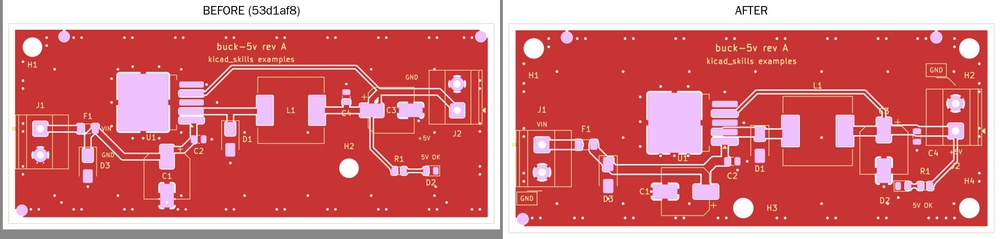
#> input picture pr-images/buck-5v-board-front.jpg, 1000 x 239 px, shrunk from 2816 x 674 before the run
$ python -i update_example_images.py   (imports and definitions only)
#> lines starting #> are read from the running program, lines starting #| are printed output that depends on the picture
#> further down, picture is the input picture: PIL image 1000x239 RGB; mean R, G, B 213.2, 117, 119.8
#!/usr/bin/env python3
"""Prepare README images from actual KiCad PNG renders, without redrawing copper."""

import argparse
from pathlib import Path

from PIL import Image, ImageChops, ImageOps


def crop_page(image: Image.Image) -> Image.Image:
    image = image.convert("RGB")
    ink = ImageChops.difference(image, Image.new("RGB", image.size, "white"))
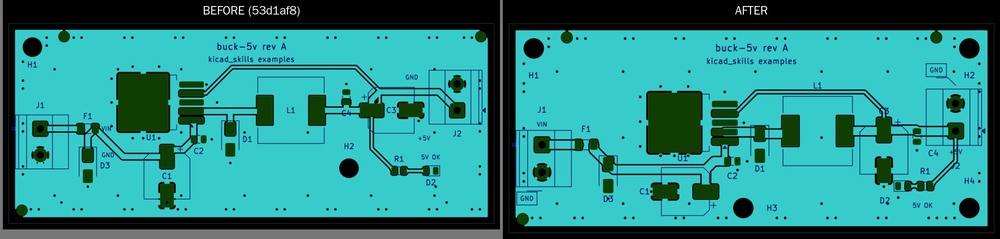
#> ink: PIL image 1000x239 RGB; mean R, G, B 41.8, 138, 135.2
    bbox = ink.convert("L").point(lambda value: 255 if value > 12 else 0).getbbox()
#> bbox = (0, 0, 995, 239)
    if bbox is None:
        raise ValueError("refusing an empty render")
    return ImageOps.expand(image.crop(bbox), border=12, fill="white")
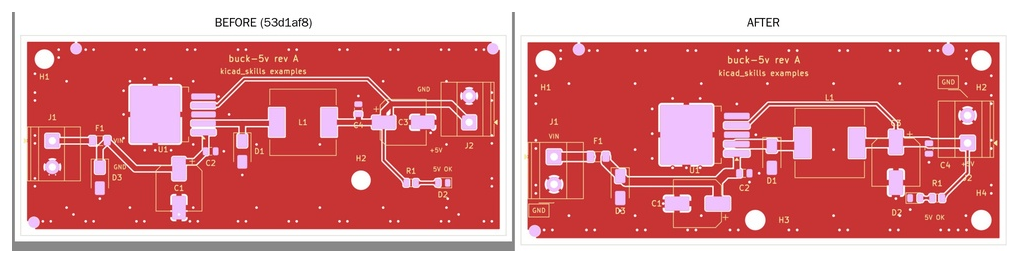
#> returned value: PIL image 1019x263 RGB; mean R, G, B 217.8, 131.9, 134.4


def main():
    parser = argparse.ArgumentParser(description=__doc__)
    parser.add_argument(
        "rendered", type=Path, help="variant directory containing pcb/ and schematic/"
    )
    parser.add_argument("images", type=Path)
    parser.add_argument("variant", choices=("reviewed", "as-generated"))
    args = parser.parse_args()
    files = [
        ("schematic/sheet.png", "schematic"),
        ("pcb/front.png", "board-front"),
        ("pcb/back.png", "board-back"),
    ]
    if args.variant == "reviewed":
        files += [
            (f"pcb/layer-In{i}_Cu.png", f"board-in{i}")
            for i in (1, 2)
            if (args.rendered / f"pcb/layer-In{i}_Cu.png").exists()
        ]
    for source, _ in files:
        if not (args.rendered / source).is_file():
            parser.error(f"missing render: {args.rendered / source}")
    args.images.mkdir(parents=True, exist_ok=True)
    for source, name in files:
        with Image.open(args.rendered / source) as image:
            cropped = crop_page(image)
        target = args.images / f"{name}-{args.variant}.jpg"
        cropped.save(target, quality=95, subsampling=0, optimize=True)
        print(target)


# [2 lines not run here, left out]

>>> from PIL import Image
>>> picture = Image.open('../pr-images/buck-5v-board-front.jpg')
>>> result = crop_page(picture)

$ run again, on pr-images/fpga-audio-board-front.jpg
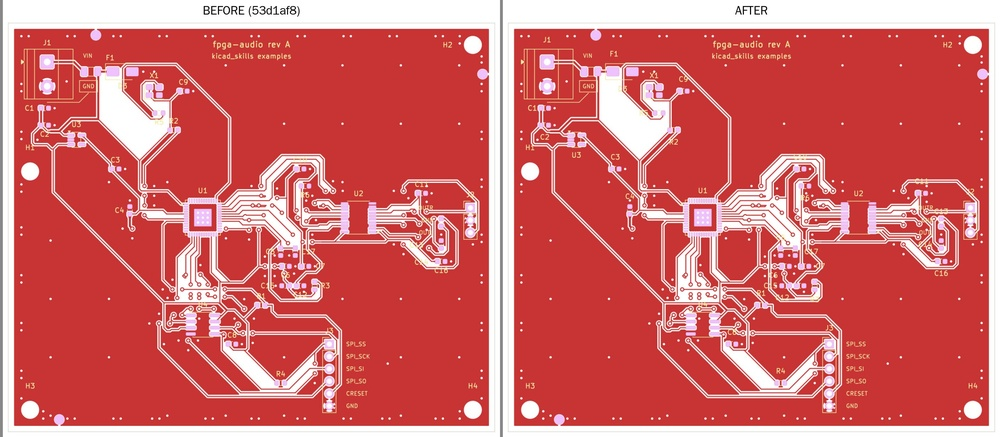
#> input picture pr-images/fpga-audio-board-front.jpg, 1000 x 437 px, shrunk from 2816 x 1231 before the run
#> picture is the input picture: PIL image 1000x437 RGB; mean R, G, B 210.6, 103.8, 104
#> in crop_page, `ink = ImageChops.difference(image, Image.new("RGB", image.size, "white..`:
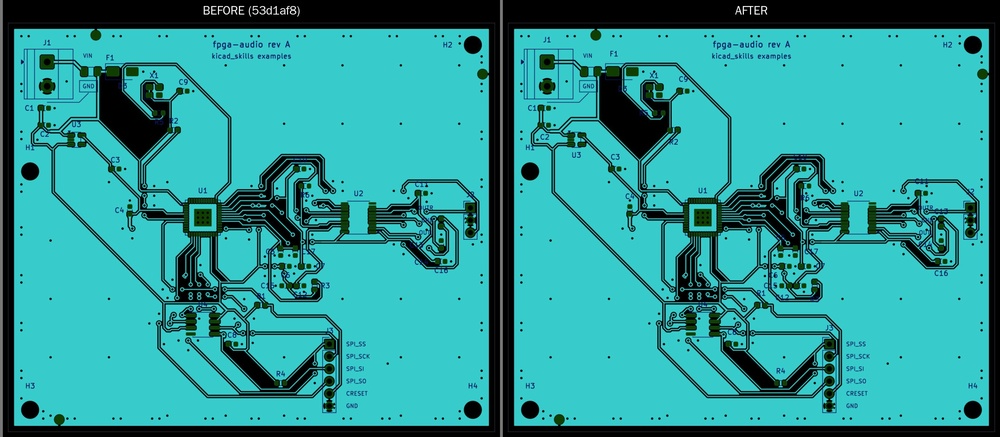
#> ink: PIL image 1000x437 RGB; mean R, G, B 44.4, 151.2, 151
#> bbox = (0, 0, 995, 437)
#> in crop_page, `return ImageOps.expand(image.crop(bbox), border=12, fill="white")`:
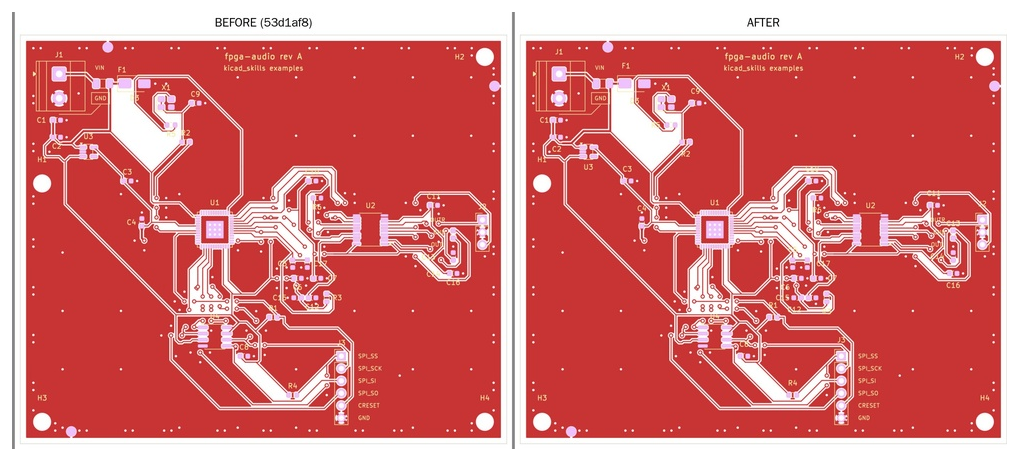
#> returned value: PIL image 1019x461 RGB; mean R, G, B 213.7, 114.3, 114.5

$ run again, on pr-images/motor-driver-board-front.jpg
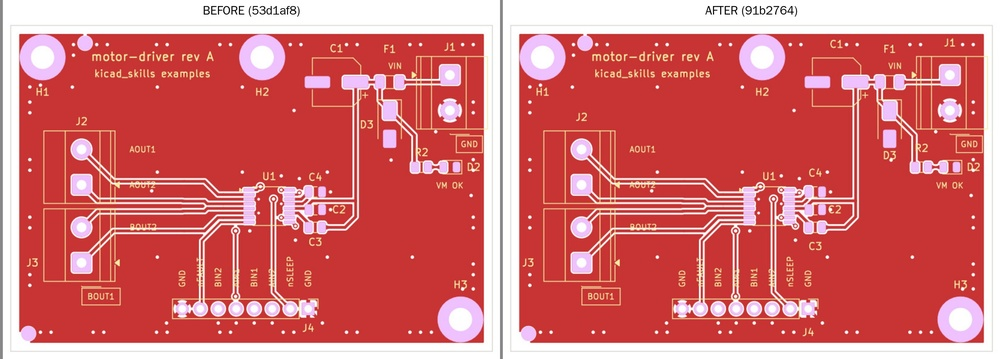
#> input picture pr-images/motor-driver-board-front.jpg, 1000 x 359 px, shrunk from 2816 x 1011 before the run
#> picture is the input picture: PIL image 1000x359 RGB; mean R, G, B 213.5, 112.5, 113.6
#> in crop_page, `ink = ImageChops.difference(image, Image.new("RGB", image.size, "white..`:
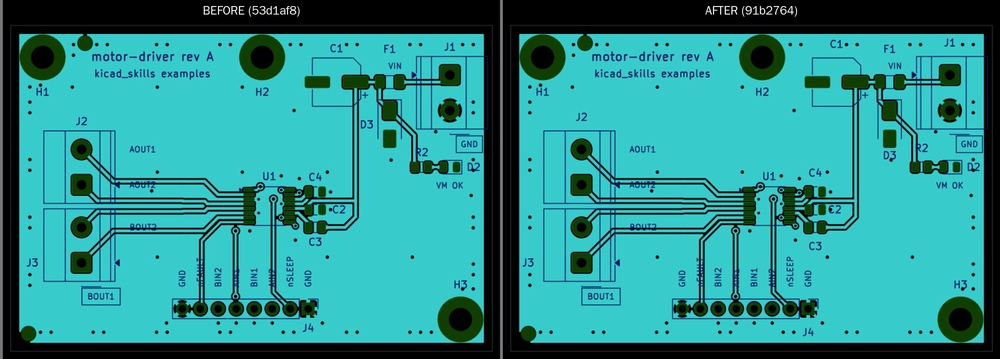
#> ink: PIL image 1000x359 RGB; mean R, G, B 41.5, 142.5, 141.4
#> bbox = (0, 0, 993, 359)
#> in crop_page, `return ImageOps.expand(image.crop(bbox), border=12, fill="white")`:
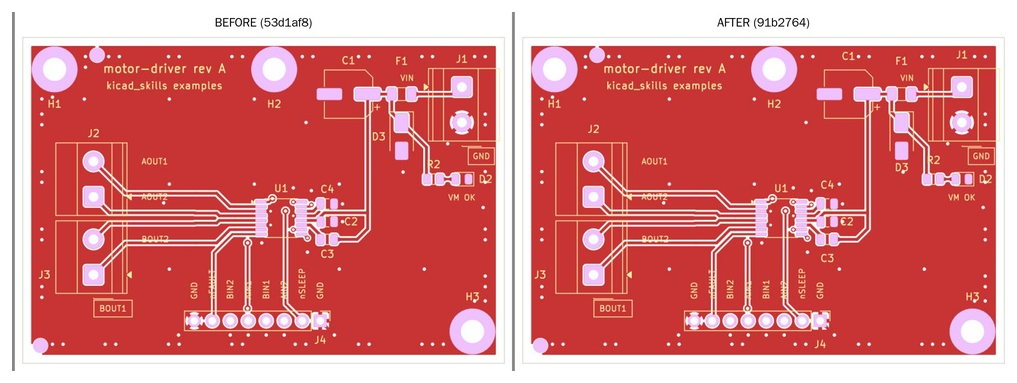
#> returned value: PIL image 1017x383 RGB; mean R, G, B 216.8, 123.7, 124.6
